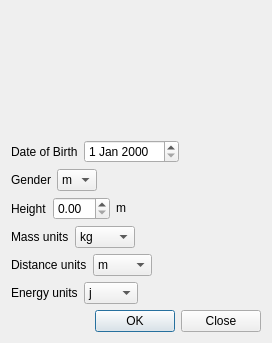
<?xml version="1.0" encoding="UTF-8"?>
<ui version="4.0">
 <class>firstUseForm</class>
 <widget class="QDialog" name="firstUseForm">
  <property name="geometry">
   <rect>
    <x>0</x>
    <y>0</y>
    <width>272</width>
    <height>343</height>
   </rect>
  </property>
  <property name="windowTitle">
   <string>Welcome</string>
  </property>
  <layout class="QVBoxLayout" name="verticalLayout">
   <item>
    <layout class="QHBoxLayout" name="horizontalLayout_2">
     <property name="sizeConstraint">
      <enum>QLayout::SetDefaultConstraint</enum>
     </property>
     <item>
      <spacer name="horizontalSpacer_2">
       <property name="orientation">
        <enum>Qt::Horizontal</enum>
       </property>
       <property name="sizeHint" stdset="0">
        <size>
         <width>40</width>
         <height>20</height>
        </size>
       </property>
      </spacer>
     </item>
     <item>
      <widget class="QLabel" name="label">
       <property name="text">
        <string/>
       </property>
       <property name="pixmap">
        <pixmap resource="resource.qrc">:/new/images/logo.png</pixmap>
       </property>
      </widget>
     </item>
     <item>
      <spacer name="horizontalSpacer_3">
       <property name="orientation">
        <enum>Qt::Horizontal</enum>
       </property>
       <property name="sizeHint" stdset="0">
        <size>
         <width>40</width>
         <height>20</height>
        </size>
       </property>
      </spacer>
     </item>
    </layout>
   </item>
   <item>
    <layout class="QHBoxLayout" name="horizontalLayout">
     <item>
      <widget class="QLabel" name="label_2">
       <property name="text">
        <string>Date of Birth</string>
       </property>
       <property name="buddy">
        <cstring>dateEdit</cstring>
       </property>
      </widget>
     </item>
     <item>
      <widget class="QDateEdit" name="dateEdit"/>
     </item>
     <item>
      <spacer name="horizontalSpacer">
       <property name="orientation">
        <enum>Qt::Horizontal</enum>
       </property>
       <property name="sizeHint" stdset="0">
        <size>
         <width>40</width>
         <height>20</height>
        </size>
       </property>
      </spacer>
     </item>
    </layout>
   </item>
   <item>
    <layout class="QHBoxLayout" name="horizontalLayout_3">
     <item>
      <widget class="QLabel" name="label_3">
       <property name="text">
        <string>Gender</string>
       </property>
       <property name="buddy">
        <cstring>comboBox</cstring>
       </property>
      </widget>
     </item>
     <item>
      <widget class="QComboBox" name="comboBox">
       <property name="editable">
        <bool>false</bool>
       </property>
       <property name="currentIndex">
        <number>0</number>
       </property>
       <item>
        <property name="text">
         <string>m</string>
        </property>
       </item>
       <item>
        <property name="text">
         <string>f</string>
        </property>
       </item>
      </widget>
     </item>
     <item>
      <spacer name="horizontalSpacer_4">
       <property name="orientation">
        <enum>Qt::Horizontal</enum>
       </property>
       <property name="sizeHint" stdset="0">
        <size>
         <width>40</width>
         <height>20</height>
        </size>
       </property>
      </spacer>
     </item>
    </layout>
   </item>
   <item>
    <layout class="QHBoxLayout" name="horizontalLayout_4">
     <item>
      <widget class="QLabel" name="label_4">
       <property name="text">
        <string>Height</string>
       </property>
       <property name="buddy">
        <cstring>doubleSpinBox</cstring>
       </property>
      </widget>
     </item>
     <item>
      <widget class="QDoubleSpinBox" name="doubleSpinBox">
       <property name="maximumSize">
        <size>
         <width>62</width>
         <height>27</height>
        </size>
       </property>
      </widget>
     </item>
     <item>
      <widget class="QLabel" name="label_8">
       <property name="sizePolicy">
        <sizepolicy hsizetype="Preferred" vsizetype="Fixed">
         <horstretch>0</horstretch>
         <verstretch>0</verstretch>
        </sizepolicy>
       </property>
       <property name="text">
        <string>m</string>
       </property>
       <property name="buddy">
        <cstring>doubleSpinBox</cstring>
       </property>
      </widget>
     </item>
     <item>
      <spacer name="horizontalSpacer_5">
       <property name="orientation">
        <enum>Qt::Horizontal</enum>
       </property>
       <property name="sizeHint" stdset="0">
        <size>
         <width>40</width>
         <height>20</height>
        </size>
       </property>
      </spacer>
     </item>
    </layout>
   </item>
   <item>
    <layout class="QHBoxLayout" name="horizontalLayout_5">
     <item>
      <widget class="QLabel" name="label_5">
       <property name="text">
        <string>Mass units</string>
       </property>
       <property name="buddy">
        <cstring>comboBox_2</cstring>
       </property>
      </widget>
     </item>
     <item>
      <widget class="QComboBox" name="comboBox_2">
       <item>
        <property name="text">
         <string>kg</string>
        </property>
       </item>
       <item>
        <property name="text">
         <string>stone</string>
        </property>
       </item>
       <item>
        <property name="text">
         <string>lb</string>
        </property>
       </item>
      </widget>
     </item>
     <item>
      <spacer name="horizontalSpacer_6">
       <property name="orientation">
        <enum>Qt::Horizontal</enum>
       </property>
       <property name="sizeHint" stdset="0">
        <size>
         <width>40</width>
         <height>20</height>
        </size>
       </property>
      </spacer>
     </item>
    </layout>
   </item>
   <item>
    <layout class="QHBoxLayout" name="horizontalLayout_6">
     <item>
      <widget class="QLabel" name="label_6">
       <property name="text">
        <string>Distance units</string>
       </property>
       <property name="buddy">
        <cstring>comboBox_3</cstring>
       </property>
      </widget>
     </item>
     <item>
      <widget class="QComboBox" name="comboBox_3">
       <item>
        <property name="text">
         <string>m</string>
        </property>
       </item>
       <item>
        <property name="text">
         <string>km</string>
        </property>
       </item>
       <item>
        <property name="text">
         <string>miles</string>
        </property>
       </item>
      </widget>
     </item>
     <item>
      <spacer name="horizontalSpacer_7">
       <property name="orientation">
        <enum>Qt::Horizontal</enum>
       </property>
       <property name="sizeHint" stdset="0">
        <size>
         <width>40</width>
         <height>20</height>
        </size>
       </property>
      </spacer>
     </item>
    </layout>
   </item>
   <item>
    <layout class="QHBoxLayout" name="horizontalLayout_7">
     <item>
      <widget class="QLabel" name="label_7">
       <property name="text">
        <string>Energy units</string>
       </property>
       <property name="buddy">
        <cstring>comboBox_4</cstring>
       </property>
      </widget>
     </item>
     <item>
      <widget class="QComboBox" name="comboBox_4">
       <item>
        <property name="text">
         <string>j</string>
        </property>
       </item>
       <item>
        <property name="text">
         <string>kj</string>
        </property>
       </item>
       <item>
        <property name="text">
         <string>kCal</string>
        </property>
       </item>
      </widget>
     </item>
     <item>
      <spacer name="horizontalSpacer_8">
       <property name="orientation">
        <enum>Qt::Horizontal</enum>
       </property>
       <property name="sizeHint" stdset="0">
        <size>
         <width>40</width>
         <height>20</height>
        </size>
       </property>
      </spacer>
     </item>
    </layout>
   </item>
   <item>
    <widget class="QDialogButtonBox" name="buttonBox">
     <property name="orientation">
      <enum>Qt::Horizontal</enum>
     </property>
     <property name="standardButtons">
      <set>QDialogButtonBox::Close|QDialogButtonBox::Ok</set>
     </property>
    </widget>
   </item>
  </layout>
 </widget>
 <resources>
  <include location="resource.qrc"/>
 </resources>
 <connections>
  <connection>
   <sender>buttonBox</sender>
   <signal>accepted()</signal>
   <receiver>firstUseForm</receiver>
   <slot>accept()</slot>
   <hints>
    <hint type="sourcelabel">
     <x>9</x>
     <y>463</y>
    </hint>
    <hint type="destinationlabel">
     <x>157</x>
     <y>274</y>
    </hint>
   </hints>
  </connection>
  <connection>
   <sender>buttonBox</sender>
   <signal>rejected()</signal>
   <receiver>firstUseForm</receiver>
   <slot>reject()</slot>
   <hints>
    <hint type="sourcelabel">
     <x>9</x>
     <y>463</y>
    </hint>
    <hint type="destinationlabel">
     <x>286</x>
     <y>274</y>
    </hint>
   </hints>
  </connection>
 </connections>
</ui>
